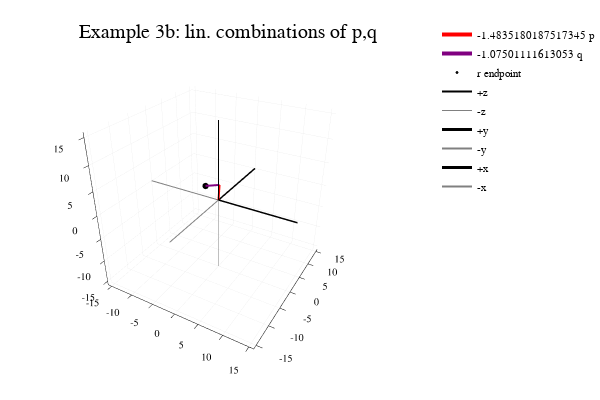

Here is the notebook cell this chart was saved with:
### Code cell
# Example 3a: p,q,r,
using Plots
plotly()
P=[1,-2,-1]; Q=[3,0,1]; R=[-2,1,1];

a1=rand(-7:7); a2=rand(-7:7); a3=rand(-7:7);
p=P*a1; q=Q*a2; r=R*a3;

while abs(p[1]+q[1]+r[1])>15 || abs(p[2]+q[2]+r[2])>15 || abs(p[3]+q[3]+r[3])>15
   a1=rand(-7:7)
    a2=rand(-7:7)
    a3=rand(-7:7)
    p=P*a1 
    q=Q*a2
    r=R*a3 
end

xp=[0,p[1]];
yp=[0,p[2]];
zp=[0,p[3]];
plot3d(xp,yp,zp, title="Example 3c: lin. combinations of p,q,r", label="$a1 p", linecolor="red", linewidth=4, lims=[-15,15])
xq=[p[1],q[1]+p[1]];
yq=[p[2],q[2]+p[2]];
zq=[p[3],q[3]+p[3]];
plot3d!(xq,yq,zq, label="$a2 q", linewidth=4, linecolor="purple")
xr=[q[1]+p[1],p[1]+q[1]+r[1]];
yr=[q[2]+p[2],p[2]+q[2]+r[2]];
zr=[q[3]+p[3],p[3]+q[3]+r[3]];
plot3d!(xr,yr, zr,label="$a3 r", linewidth=4, linecolor="blue")
scatter!([p[1]+q[1]+r[1], p[1]+q[1]+r[1]],[p[2]+q[2]+r[2],p[2]+q[2]+r[2]],[p[3]+q[3]+r[3],p[3]+q[3]+r[3]], markercolor="black", markersize=1, label="r endpoint")

plot3d!([0,0],[0,0],[0,20],  label="+z", linecolor="black", linewidth=2,lims=[-15,15])
plot3d!([0,0],[0,0],[0,-20],  label="-z", linecolor="gray", linewidth=1,lims=[-15,15])
plot3d!([0,0],[0,20],[0,0],  label="+y", linecolor="black", linewidth=3,lims=[-15,15])
plot3d!([0,0],[0,-20],[0,0],  label="-y", linecolor="gray", linewidth=2,lims=[-15,15])
plot3d!([0,20],[0,0],[0,0],  label="+x", linecolor="black", linewidth=3,lims=[-15,15])
plot3d!([0,-20],[0,0],[0,0],  label="-x", linecolor="gray", linewidth=2,lims=[-15,15])

### Figure 1 — Plotly figure (JSON) as saved in the notebook; plotly's stock layout.template omitted (floating-point values rounded to 4 significant figures)
{"data": [{"colorbar": {"title": ""}, "hoverinfo": "text", "legendgroup": "-1.4835180187517345 p", "line": {"color": "rgba(255, 0, 0, 1.000)", "dash": "solid", "shape": "linear", "width": 4}, "mode": "lines", "name": "-1.4835180187517345 p", "showlegend": true, "text": [null, null], "type": "scatter3d", "x": [0, -1.484], "xaxis": "x1", "y": [0, 2.967], "yaxis": "y1", "z": [0, 1.484], "zmax": 0.1, "zmin": -0.1}, {"colorbar": {"title": ""}, "hoverinfo": "text", "legendgroup": "-1.07501111613053 q", "line": {"color": "rgba(128, 0, 128, 1.000)", "dash": "solid", "shape": "linear", "width": 4}, "mode": "lines", "name": "-1.07501111613053 q", "showlegend": true, "text": [null, null], "type": "scatter3d", "x": [-1.484, -4.709], "xaxis": "x1", "y": [2.967, 2.967], "yaxis": "y1", "z": [1.484, 0.4085], "zmax": 0.1, "zmin": -0.1}, {"colorbar": {"title": ""}, "hoverinfo": "text", "legendgroup": "r endpoint", "marker": {"color": "rgba(0, 0, 0, 1.000)", "line": {"color": "rgba(0, 0, 0, 1.000)", "width": 1}, "size": 2, "symbol": "circle"}, "mode": "markers", "name": "r endpoint", "showlegend": true, "text": [null, null], "type": "scatter3d", "x": [-4.709, -4.709], "xaxis": "x1", "y": [2.967, 2.967], "yaxis": "y1", "z": [0.4085, 0.4085], "zmax": 0.1, "zmin": -0.1}, {"colorbar": {"title": ""}, "hoverinfo": "text", "legendgroup": "+z", "line": {"color": "rgba(0, 0, 0, 1.000)", "dash": "solid", "shape": "linear", "width": 2}, "mode": "lines", "name": "+z", "showlegend": true, "text": [null, null], "type": "scatter3d", "x": [0, 0], "xaxis": "x1", "y": [0, 0], "yaxis": "y1", "z": [0, 20], "zmax": 0.1, "zmin": -0.1}, {"colorbar": {"title": ""}, "hoverinfo": "text", "legendgroup": "-z", "line": {"color": "rgba(128, 128, 128, 1.000)", "dash": "solid", "shape": "linear", "width": 1}, "mode": "lines", "name": "-z", "showlegend": true, "text": [null, null], "type": "scatter3d", "x": [0, 0], "xaxis": "x1", "y": [0, 0], "yaxis": "y1", "z": [0, -20], "zmax": 0.1, "zmin": -0.1}, {"colorbar": {"title": ""}, "hoverinfo": "text", "legendgroup": "+y", "line": {"color": "rgba(0, 0, 0, 1.000)", "dash": "solid", "shape": "linear", "width": 3}, "mode": "lines", "name": "+y", "showlegend": true, "text": [null, null], "type": "scatter3d", "x": [0, 0], "xaxis": "x1", "y": [0, 20], "yaxis": "y1", "z": [0, 0], "zmax": 0.1, "zmin": -0.1}, {"colorbar": {"title": ""}, "hoverinfo": "text", "legendgroup": "-y", "line": {"color": "rgba(128, 128, 128, 1.000)", "dash": "solid", "shape": "linear", "width": 2}, "mode": "lines", "name": "-y", "showlegend": true, "text": [null, null], "type": "scatter3d", "x": [0, 0], "xaxis": "x1", "y": [0, -20], "yaxis": "y1", "z": [0, 0], "zmax": 0.1, "zmin": -0.1}, {"colorbar": {"title": ""}, "hoverinfo": "text", "legendgroup": "+x", "line": {"color": "rgba(0, 0, 0, 1.000)", "dash": "solid", "shape": "linear", "width": 3}, "mode": "lines", "name": "+x", "showlegend": true, "text": [null, null], "type": "scatter3d", "x": [0, 20], "xaxis": "x1", "y": [0, 0], "yaxis": "y1", "z": [0, 0], "zmax": 0.1, "zmin": -0.1}, {"colorbar": {"title": ""}, "hoverinfo": "text", "legendgroup": "-x", "line": {"color": "rgba(128, 128, 128, 1.000)", "dash": "solid", "shape": "linear", "width": 2}, "mode": "lines", "name": "-x", "showlegend": true, "text": [null, null], "type": "scatter3d", "x": [0, -20], "xaxis": "x1", "y": [0, 0], "yaxis": "y1", "z": [0, 0], "zmax": 0.1, "zmin": -0.1}], "layout": {"annotations": [{"font": {"color": "rgba(0, 0, 0, 1.000)", "family": "sans-serif", "size": 20}, "rotation": 0, "showarrow": false, "text": "Example 3b: lin. combinations of p,q", "x": 0.5222, "xanchor": "center", "xref": "paper", "y": 1, "yanchor": "top", "yref": "paper"}], "height": 400, "legend": {"bgcolor": "rgba(255, 255, 255, 1.000)", "bordercolor": "rgba(0, 0, 0, 1.000)", "font": {"color": "rgba(0, 0, 0, 1.000)", "family": "sans-serif", "size": 11}, "tracegroupgap": 0, "x": 1, "y": 1}, "margin": {"b": 20, "l": 0, "r": 0, "t": 20}, "paper_bgcolor": "rgba(255, 255, 255, 1.000)", "plot_bgcolor": "rgba(255, 255, 255, 1.000)", "scene": {"camera": {"eye": {"x": 1.126, "y": -1.95, "z": 1.3}}, "xaxis": {"anchor": "y1", "domain": [0.05101, 0.9934], "gridcolor": "rgba(0, 0, 0, 0.100)", "gridwidth": 0.5, "linecolor": "rgba(0, 0, 0, 1.000)", "mirror": false, "range": [-15.9, 15.9], "showgrid": true, "showline": true, "showticklabels": true, "tickangle": 0, "tickcolor": "rgb(0, 0, 0)", "tickfont": {"color": "rgba(0, 0, 0, 1.000)", "family": "sans-serif", "size": 11}, "tickmode": "array", "ticks": "inside", "ticktext": ["-15", "-10", "-5", "0", "5", "10", "15"], "tickvals": [-15, -10, -5, 0, 5, 10, 15], "title": "", "titlefont": {"color": "rgba(0, 0, 0, 1.000)", "family": "sans-serif", "size": 15}, "type": "-", "visible": true, "zeroline": false, "zerolinecolor": "rgba(0, 0, 0, 1.000)"}, "yaxis": {"anchor": "x1", "domain": [0.03762, 0.9415], "gridcolor": "rgba(0, 0, 0, 0.100)", "gridwidth": 0.5, "linecolor": "rgba(0, 0, 0, 1.000)", "mirror": false, "range": [-15.9, 15.9], "showgrid": true, "showline": true, "showticklabels": true, "tickangle": 0, "tickcolor": "rgb(0, 0, 0)", "tickfont": {"color": "rgba(0, 0, 0, 1.000)", "family": "sans-serif", "size": 11}, "tickmode": "array", "ticks": "inside", "ticktext": ["-15", "-10", "-5", "0", "5", "10", "15"], "tickvals": [-15, -10, -5, 0, 5, 10, 15], "title": "", "titlefont": {"color": "rgba(0, 0, 0, 1.000)", "family": "sans-serif", "size": 15}, "type": "-", "visible": true, "zeroline": false, "zerolinecolor": "rgba(0, 0, 0, 1.000)"}, "zaxis": {"gridcolor": "rgba(0, 0, 0, 0.100)", "gridwidth": 0.5, "linecolor": "rgba(0, 0, 0, 1.000)", "mirror": false, "range": [-15.9, 15.9], "showgrid": true, "showline": true, "showticklabels": true, "tickangle": 0, "tickcolor": "rgb(0, 0, 0)", "tickfont": {"color": "rgba(0, 0, 0, 1.000)", "family": "sans-serif", "size": 11}, "tickmode": "array", "ticks": "inside", "ticktext": ["-15", "-10", "-5", "0", "5", "10", "15"], "tickvals": [-15, -10, -5, 0, 5, 10, 15], "title": "", "titlefont": {"color": "rgba(0, 0, 0, 1.000)", "family": "sans-serif", "size": 15}, "type": "-", "visible": true, "zeroline": false, "zerolinecolor": "rgba(0, 0, 0, 1.000)"}}, "showlegend": true, "width": 600}}
